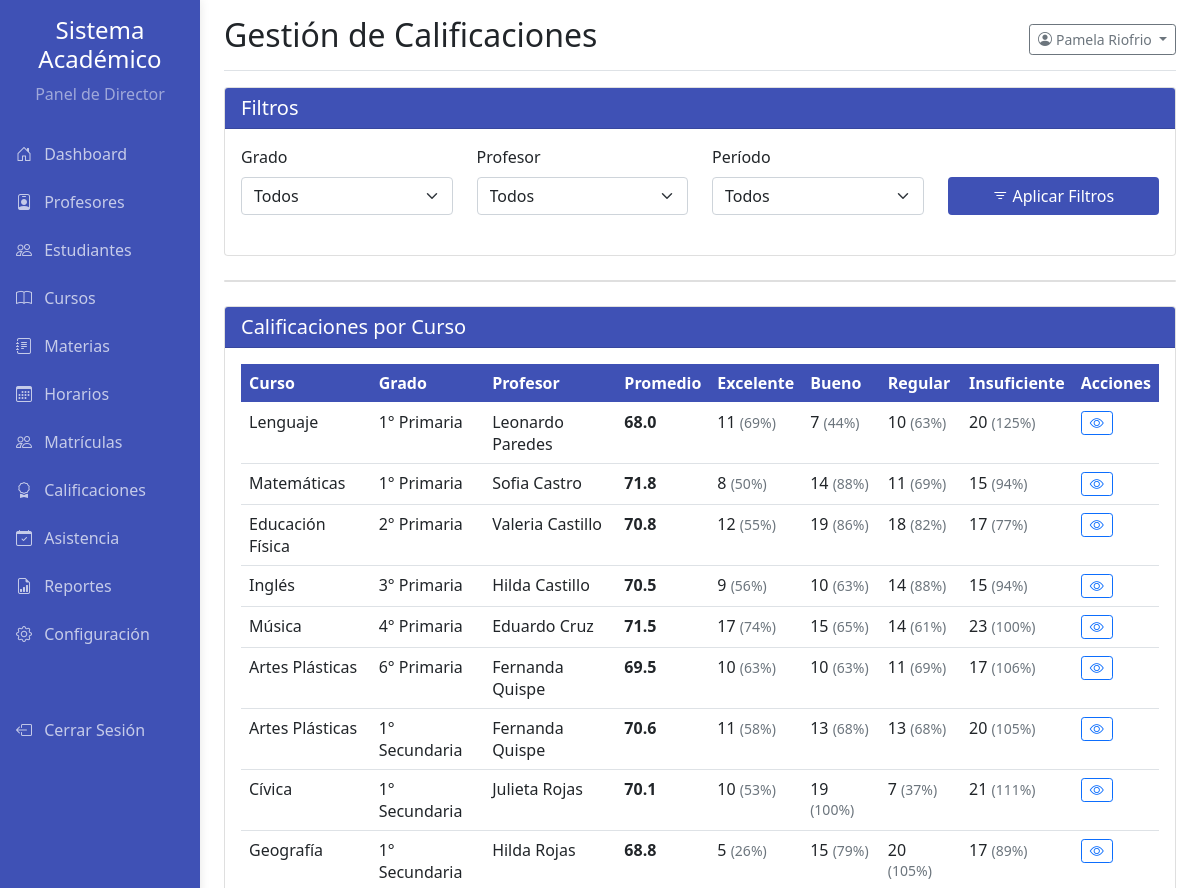
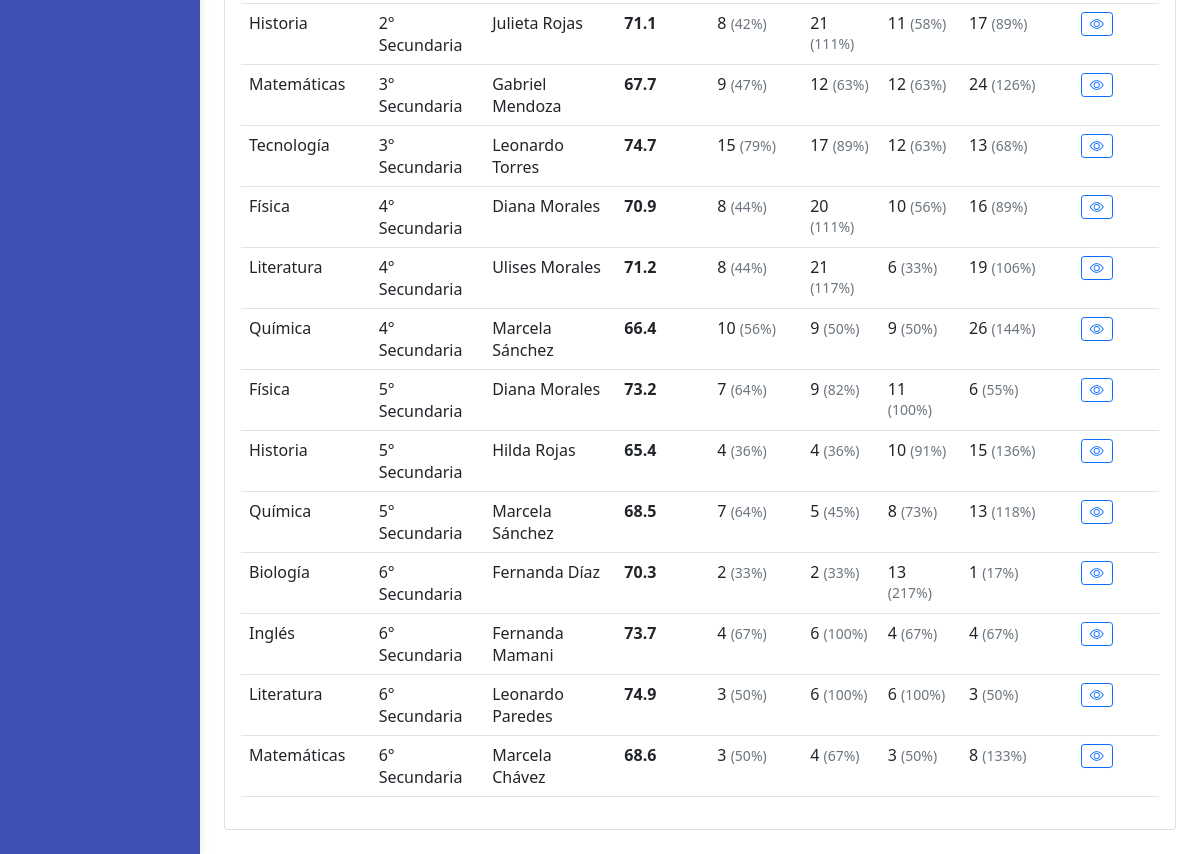
The app's page /pages/director_calificaciones.php (signed in), older data (2 pictures, top to bottom).
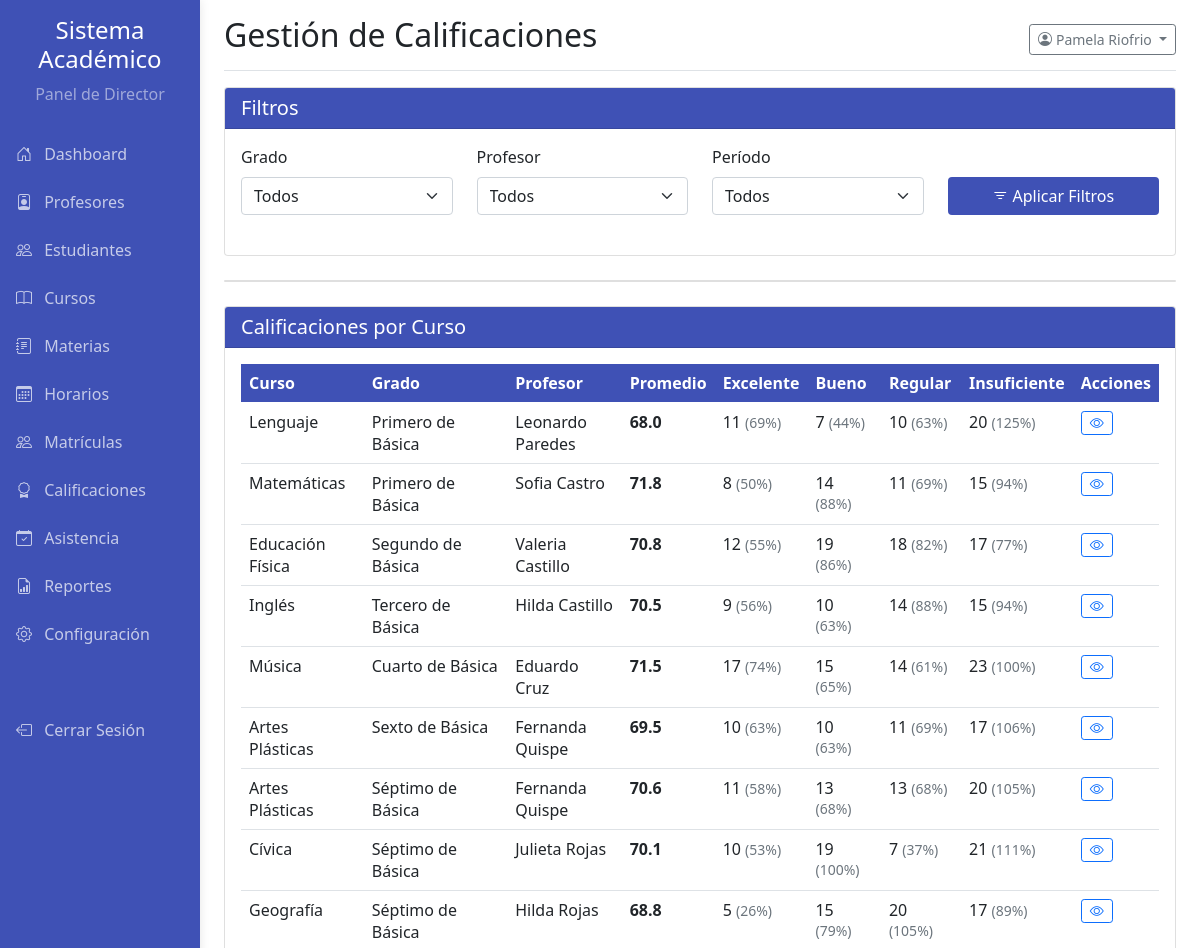
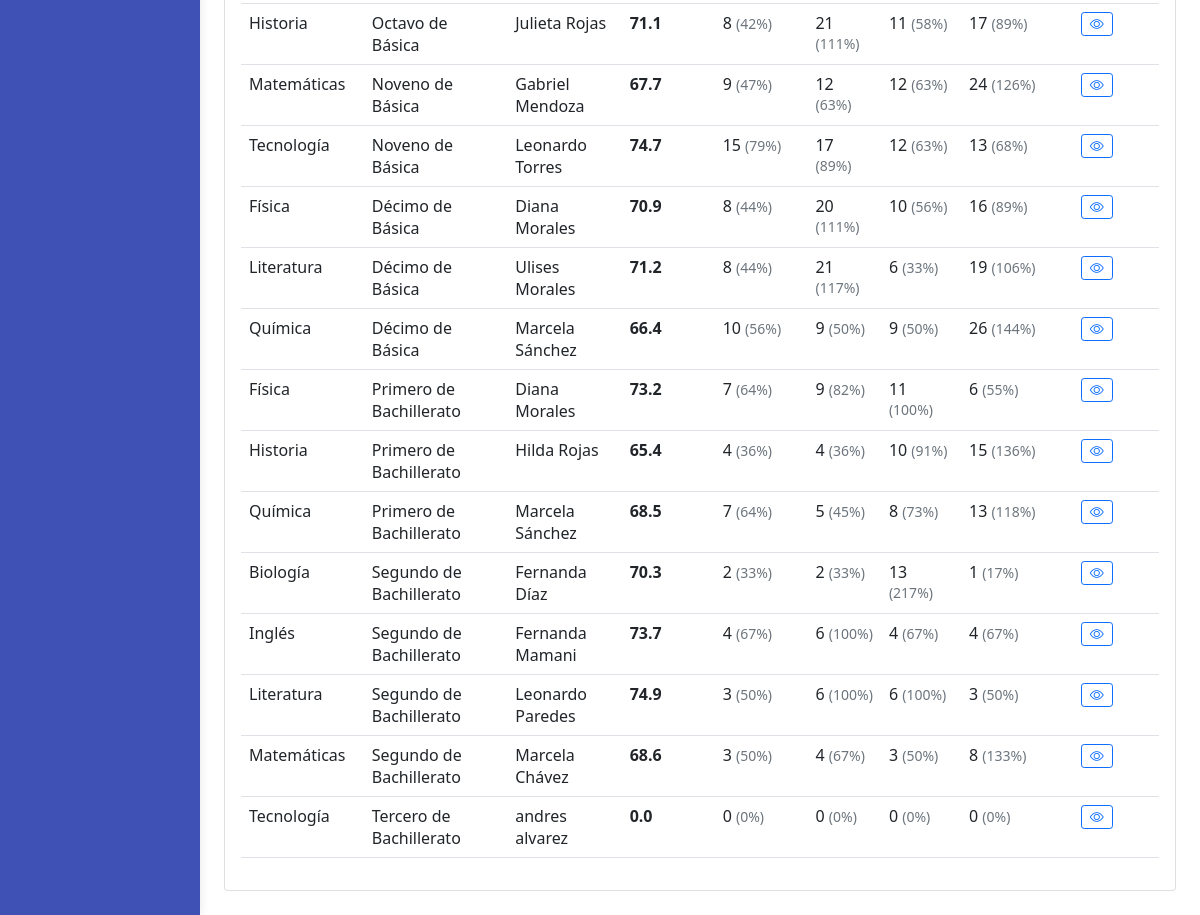
The same page, newer data (2 pictures, top to bottom).
### tables this page shows
CREATE TABLE `usuarios` (
  `id` int(11) NOT NULL,
  `nombre` varchar(100) NOT NULL,
  `apellido` varchar(100) NOT NULL,
  `email` varchar(150) NOT NULL,
  `password` varchar(255) NOT NULL,
  `mfa_code` varchar(10) DEFAULT NULL,
  `mfa_expiry` datetime DEFAULT NULL,
  `email_verification_token` varchar(255) DEFAULT NULL,
  `email_verified_at` datetime DEFAULT NULL,
  `role_id` int(11) NOT NULL,
  `fecha_creacion` datetime NOT NULL DEFAULT current_timestamp()
);

CREATE TABLE `cursos` (
  `id` int(11) NOT NULL,
  `codigo` varchar(50) NOT NULL,
  `nombre` varchar(150) NOT NULL,
  `grado_id` int(11) NOT NULL,
  `seccion` char(1) NOT NULL,
  `profesor_id` int(11) NOT NULL,
  `materia_id` int(11) NOT NULL,
  `capacidad` int(11) NOT NULL,
  `creditos` int(11) NOT NULL,
  `descripcion` text DEFAULT NULL,
  `fecha_inicio` date DEFAULT NULL,
  `fecha_fin` date DEFAULT NULL,
  `estatus` enum('Activo','Inactivo','Pendiente') NOT NULL DEFAULT 'Activo'
);

CREATE TABLE `materias` (
  `id` int(11) NOT NULL,
  `nombre` varchar(100) NOT NULL
);

CREATE TABLE `grados` (
  `id` int(11) NOT NULL,
  `nombre` varchar(100) NOT NULL,
  `nivel` varchar(50) DEFAULT NULL,
  `descripcion` text DEFAULT NULL,
  `estatus` enum('Activo','Inactivo') NOT NULL DEFAULT 'Activo'
);

### pages/director_calificaciones.php (the view, shortened to what this page needs)
<?php
require_once '../config.php';
$nombre = '';
$apellido = '';
$resumen_cursos = [];
$stmt_director = $mysqli->prepare("SELECT nombre, apellido FROM usuarios WHERE id = ?");
$stmt_director->bind_param('i', $_SESSION['user_id']);
$stmt_director->execute();
$stmt_director->bind_result($nombre, $apellido);
$where_clauses = [];
$where_sql = count($where_clauses) > 0 ? " WHERE " . implode(" AND ", $where_clauses) : "";
if(!empty($where_sql)){
    $where_sql .= " AND c.estatus = 'Activo'";
} else {
    $where_sql = " WHERE c.estatus = 'Activo'";
}
$sql_resumen_cursos = "
    SELECT
        c.id as curso_id,
        m.nombre AS nombre_curso,
        g.nombre AS nombre_grado,
        CONCAT(u_prof.nombre, ' ', u_prof.apellido) AS nombre_profesor,
        AVG(cal.calificacion) AS promedio,
        SUM(CASE WHEN cal.calificacion >= 90 THEN 1 ELSE 0 END) as excelente_count,
        SUM(CASE WHEN cal.calificacion >= 75 AND calificacion < 90 THEN 1 ELSE 0 END) as bueno_count,
        SUM(CASE WHEN cal.calificacion >= 60 AND calificacion < 75 THEN 1 ELSE 0 END) as regular_count,
        SUM(CASE WHEN cal.calificacion < 60 THEN 1 ELSE 0 END) as insuficiente_count,
        (SELECT COUNT(DISTINCT matricula_id) FROM calificaciones ca JOIN evaluaciones ev ON ca.evaluacion_id = ev.id WHERE ev.curso_id = c.id) as total_estudiantes
    FROM cursos c
    LEFT JOIN grados g ON c.grado_id = g.id
    LEFT JOIN materias m ON c.materia_id = m.id
    LEFT JOIN profesores p ON c.profesor_id = p.id
    LEFT JOIN usuarios u_prof ON p.usuario_id = u_prof.id
    LEFT JOIN evaluaciones ev ON c.id = ev.curso_id
    LEFT JOIN calificaciones cal ON ev.id = cal.evaluacion_id
    $where_sql  -- <<< AQUÍ SE APLICAN LOS FILTROS
    GROUP BY c.id
    ORDER BY g.id, m.nombre
";
$stmt_resumen = $mysqli->prepare($sql_resumen_cursos);
$stmt_resumen->execute();
$result = $stmt_resumen->get_result();
while($row = $result->fetch_assoc()) {
    $resumen_cursos[] = $row;
}
include __DIR__ . '/side_bar_director.php';
?>
<!DOCTYPE html>
<html lang="es">
<head>
    <link href="../css/bootstrap.min.css" rel="stylesheet">
    <link href="../css/academic.css" rel="stylesheet" type="text/css">
    <link rel="stylesheet" href="https://cdn.jsdelivr.net/npm/bootstrap-icons@1.8.1/font/bootstrap-icons.css">
</head>
<body>
    <div class="container-fluid">
        <div class="row">
            <div class="col-md-9 ms-sm-auto col-lg-10 px-md-4">
                <div class="d-flex justify-content-between flex-wrap flex-md-nowrap align-items-center pt-3 pb-2 mb-3 border-bottom">
                    <h1 class="h2">Gestión de Calificaciones</h1>
                    <div class="btn-toolbar mb-2 mb-md-0">
                        <div class="dropdown">
                            <button class="btn btn-sm btn-outline-secondary dropdown-toggle" type="button" data-bs-toggle="dropdown">
                                <i class="bi bi-person-circle me-1"></i><?php echo htmlspecialchars($nombre . ' ' . $apellido); ?>
                            </button>
                        </div>
                    </div>
                </div>
                <div class="card mb-4">
                    <div class="card-header card-header-academic"><h5 class="mb-0 text-white">Filtros</h5></div>
                    <div class="card-body">
                        <form method="GET" action="">
                            <div class="row align-items-end">
                                <div class="col-md-3 mb-2">
                                    <label for="gradeFilter" class="form-label">Grado</label>
                                    <select class="form-select" name="grado">
                                        <option value="">Todos</option>
                                    </select>
                                </div>
                                <div class="col-md-3 mb-2">
                                    <label for="teacherFilter" class="form-label">Profesor</label>
                                    <select class="form-select" name="profesor">
                                        <option value="">Todos</option>
                                    </select>
                                </div>
                                <div class="col-md-3 mb-2">
                                    <label for="periodFilter" class="form-label">Período</label>
                                    <select class="form-select" name="periodo">
                                        <option value="">Todos</option>
                                    </select>
                                </div>
                                <div class="col-md-3 mb-2">
                                    <button type="submit" class="btn btn-academic w-100"><i class="bi bi-filter"></i> Aplicar Filtros</button>
                                </div>
                            </div>
                        </form>
                    </div>
                </div>
                <div class="card mb-4">
                </div>
                <div class="card mb-4">
                    <div class="card-header card-header-academic"><h5 class="mb-0 text-white">Calificaciones por Curso</h5></div>
                    <div class="card-body"><div class="table-responsive">
                        <table class="table table-hover">
                            <thead class="table-academic">
                                <tr><th>Curso</th><th>Grado</th><th>Profesor</th><th>Promedio</th><th>Excelente</th><th>Bueno</th><th>Regular</th><th>Insuficiente</th><th>Acciones</th></tr>
                            </thead>
                            <tbody>
                                <?php if(empty($resumen_cursos)): ?>
                                    <tr><td colspan="9" class="text-center">No se encontraron cursos con los filtros aplicados.</td></tr>
                                <?php else: ?>
                                    <?php foreach($resumen_cursos as $resumen): ?>
                                    <tr>
                                        <td><?php echo htmlspecialchars($resumen['nombre_curso']); ?></td>
                                        <td><?php echo htmlspecialchars($resumen['nombre_grado']); ?></td>
                                        <td><?php echo htmlspecialchars($resumen['nombre_profesor']); ?></td>
                                        <td><strong><?php echo number_format($resumen['promedio'], 1); ?></strong></td>
                                        <td><?php echo $resumen['excelente_count']; ?> <small class="text-muted">(<?php echo ($resumen['total_estudiantes'] > 0) ? round($resumen['excelente_count'] / $resumen['total_estudiantes'] * 100) : 0; ?>%)</small></td>
                                        <td><?php echo $resumen['bueno_count']; ?> <small class="text-muted">(<?php echo ($resumen['total_estudiantes'] > 0) ? round($resumen['bueno_count'] / $resumen['total_estudiantes'] * 100) : 0; ?>%)</small></td>
                                        <td><?php echo $resumen['regular_count']; ?> <small class="text-muted">(<?php echo ($resumen['total_estudiantes'] > 0) ? round($resumen['regular_count'] / $resumen['total_estudiantes'] * 100) : 0; ?>%)</small></td>
                                        <td><?php echo $resumen['insuficiente_count']; ?> <small class="text-muted">(<?php echo ($resumen['total_estudiantes'] > 0) ? round($resumen['insuficiente_count'] / $resumen['total_estudiantes'] * 100) : 0; ?>%)</small></td>
                                        <td>
                                            <button
                                                class="btn btn-sm btn-outline-primary btn-ver-calificaciones"
                                                data-id="<?php echo $resumen['curso_id']; ?>"
                                                title="Ver calificaciones del curso">
                                                <i class="bi bi-eye"></i>
                                            </button>
                                        </td>
                                    </tr>
                                    <?php endforeach; ?>
                                <?php endif; ?>
                            </tbody>
                        </table>
                    </div></div>
                </div>
            </div>
        </div>
    </div>
</body>
</html>

### pages/side_bar_director.php (shortened to what this page needs)
<div class="col-md-3 col-lg-2 d-md-block sidebar collapse">
  <div class="position-sticky pt-3">
    <div class="text-center mb-4">
      <h4 class="text-white">Sistema Académico</h4>
      <p class="text-white-50">Panel de Director</p>
    </div>
    <ul class="nav flex-column">
      <li class="nav-item">
        <a class="nav-link" href="./director_dashboard.php">
          <i class="bi bi-house-door me-2"></i> Dashboard
        </a>
      </li>
      <li class="nav-item">
        <a class="nav-link" href="./director_profesores.php">
          <i class="bi bi-person-badge me-2"></i> Profesores
        </a>
      </li>
      <li class="nav-item">
        <a class="nav-link" href="./director_estudiantes.php">
          <i class="bi bi-people me-2"></i> Estudiantes
        </a>
      </li>
      <li class="nav-item">
        <a class="nav-link" href="./director_cursos.php">
          <i class="bi bi-book me-2"></i> Cursos
        </a>
      </li>
      <li class="nav-item">
        <a class="nav-link" href="./director_materias.php">
          <i class="bi bi-journal-text me-2"></i> Materias
        </a>
      </li>
      <li class="nav-item">
        <a class="nav-link" href="./director_horarios.php">
          <i class="bi bi-calendar3 me-2"></i> Horarios
        </a>
      </li>
      <li class="nav-item">
        <a class="nav-link" href="./director_matriculas.php">
          <i class="bi bi-people me-2"></i> Matrículas
        </a>
      </li>
      <li class="nav-item">
        <a class="nav-link" href="./director_calificaciones.php">
          <i class="bi bi-award me-2"></i> Calificaciones
        </a>
      </li>
      <li class="nav-item">
        <a class="nav-link" href="./director_asistencia.php">
          <i class="bi bi-calendar-check me-2"></i> Asistencia
        </a>
      </li>
      <li class="nav-item">
        <a class="nav-link" href="./director_reportes.php">
          <i class="bi bi-file-earmark-bar-graph me-2"></i> Reportes
        </a>
      </li>
      <li class="nav-item">
        <a class="nav-link" href="./director_configuracion.php">
          <i class="bi bi-gear me-2"></i> Configuración
        </a>
      </li>
      <li class="nav-item mt-5">
        <a class="nav-link" href="../logout.php">
          <i class="bi bi-box-arrow-left me-2"></i> Cerrar Sesión
        </a>
      </li>
    </ul>
  </div>
</div>

### css/academic.css (style rules this page uses)
:root { --academic-primary: #3f51b5; --academic-secondary: #ff4081; --academic-success: #4caf50; --academic-info: #2196f3; --academic-warning: #ff9800; --academic-danger: #f44336; --academic-light: #f5f5f5; --academic-dark: #212121; }
.sidebar { background-color: var(--academic-primary); min-height: 100vh; position: fixed; top: 0; bottom: 0; left: 0; z-index: 100; padding: 0; box-shadow: 0 0 10px rgba(0, 0, 0, 0.1); }
.sidebar .nav-link { color: rgba(255, 255, 255, 0.7); padding: 0.75rem 1rem; font-weight: 500; transition: all 0.3s; }
.sidebar .nav-link i { margin-right: 0.5rem; }
.card-header-academic { background-color: var(--academic-primary); color: white; }
.btn-academic { background-color: var(--academic-primary); color: white; }
.table-academic { background-color: var(--academic-primary); color: white; }

Row changes from the older to the newer data that the page shows:
changed through a linked row, cursos "Lenguaje": grado.nombre "1° Primaria" → "Primero de Básica"
changed through a linked row, cursos (number 2 of 23 on the later page): grado.nombre "1° Primaria" → "Primero de Básica"
changed through a linked row, cursos "Educación Física": grado.nombre "2° Primaria" → "Segundo de Básica"
changed through a linked row, cursos: grado.nombre "3° Primaria" → "Tercero de Básica"
changed through a linked row, cursos "Música": grado.nombre "4° Primaria" → "Cuarto de Básica"
changed through a linked row, cursos: grado.nombre "6° Primaria" → "Sexto de Básica"
changed through a linked row, cursos (number 7 of 23 on the later page): grado.nombre "1° Secundaria" → "Séptimo de Básica"
changed through a linked row, cursos "Cívica": grado.nombre "1° Secundaria" → "Séptimo de Básica"
changed through a linked row, cursos "Geografía": grado.nombre "1° Secundaria" → "Séptimo de Básica"
changed through a linked row, cursos: grado.nombre "2° Secundaria" → "Octavo de Básica"
changed through a linked row, cursos (number 11 of 23 on the later page): grado.nombre "3° Secundaria" → "Noveno de Básica"
changed through a linked row, cursos (number 12 of 23 on the later page): grado.nombre "3° Secundaria" → "Noveno de Básica"
changed through a linked row, cursos (number 13 of 23 on the later page): grado.nombre "4° Secundaria" → "Décimo de Básica"
changed through a linked row, cursos (number 14 of 23 on the later page): grado.nombre "4° Secundaria" → "Décimo de Básica"
changed through a linked row, cursos (number 15 of 23 on the later page): grado.nombre "4° Secundaria" → "Décimo de Básica"
changed through a linked row, cursos (number 16 of 23 on the later page): grado.nombre "5° Secundaria" → "Primero de Bachillerato"
changed through a linked row, cursos (number 17 of 23 on the later page): grado.nombre "5° Secundaria" → "Primero de Bachillerato"
changed through a linked row, cursos (number 18 of 23 on the later page): grado.nombre "5° Secundaria" → "Primero de Bachillerato"
changed through a linked row, cursos "Biología": grado.nombre "6° Secundaria" → "Segundo de Bachillerato"
changed through a linked row, cursos (number 20 of 23 on the later page): grado.nombre "6° Secundaria" → "Segundo de Bachillerato"
changed through a linked row, cursos (number 21 of 23 on the later page): grado.nombre "6° Secundaria" → "Segundo de Bachillerato"
changed through a linked row, cursos (number 22 of 23 on the later page): grado.nombre "6° Secundaria" → "Segundo de Bachillerato"
added cursos: materia.nombre "Tecnología", grado.nombre "Tercero de Bachillerato", nombre_profesor "andres alvarez", promedio "0.0", excelente_count "0", bueno_count "0", regular_count "0", insuficiente_count "0"
